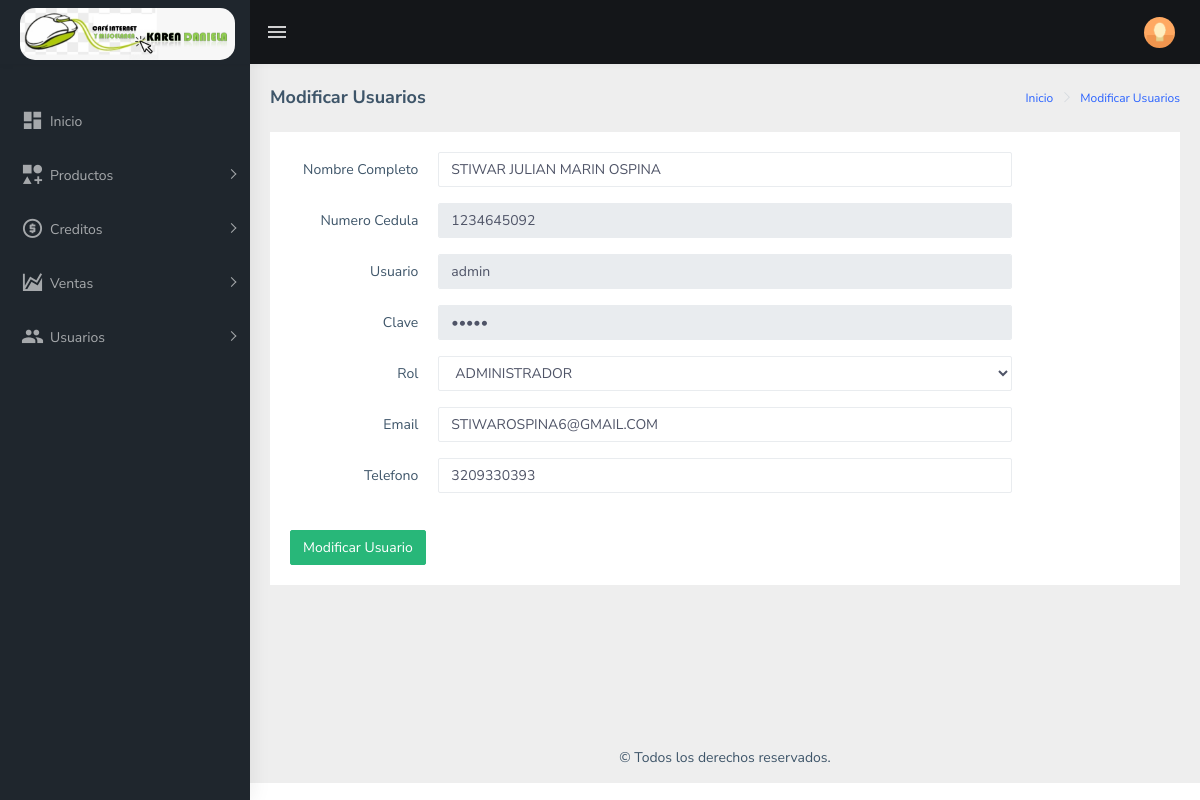
/resources/public/views/platform/modules/usuarios/modificarUsuarios.php?id=1 (signed in), run on the app's committed database.
### tables this page shows
CREATE TABLE `usuarios` (
  `idusuarios` int(11) NOT NULL,
  `nombres` varchar(45) NOT NULL,
  `cedula` varchar(13) NOT NULL,
  `usuario` varchar(45) DEFAULT NULL,
  `clave` varchar(45) DEFAULT NULL,
  `email` varchar(105) NOT NULL,
  `telefono` varchar(20) NOT NULL,
  `idrol` int(11) NOT NULL
);

CREATE TABLE `rol` (
  `idrol` int(11) NOT NULL,
  `nombre_rol` varchar(45) NOT NULL
);

### database/DataSource.php (called while the page is built, shortened)
<?php
  class DataSource{
  private $conexion;
	public function __construct(){
		try{
			$this->cadenaConexion = "mysql:host=".HOST.";dbname=".BASENAME;
      $this->conexion = new PDO($this->cadenaConexion,USERDATABASE,PASSDATABASE);
		}catch(PDOException $e){
			echo "<div class='alert alert-inv alert alert-dark alert-wth-icon alert-dismissible fade show'
                                     role='alert'>
                <span class='alert-icon-wrap'>
                    <i class='zmdi zmdi-bug'></i>
                </span> ".$e->getMessage()."
            </div>";
      }
	}
	public function ejecutarConsulta($sql,$values = array()){
    try{
		  if($sql != ""){
			$consulta = $this->conexion->prepare($sql);
      $consulta->execute($values);
			$tabla_datos = $consulta->fetchAll(PDO::FETCH_ASSOC);
			return $tabla_datos;}
            else{return 0;}
      }catch(PDOException $e){
        echo "<div class='alert alert-inv alert
                                       alert-dark alert-wth-icon
                                       alert-dismissible fade show'
                                       role='alert'>
                              <span class='alert-icon-wrap'>
                                    <i class='zmdi zmdi-bug'></i>
                              </span> ".$e->getMessage()."
                             </div>";}
  }
}
 ?>

### app/providers/pdo/usuariosDao.php (called while the page is built, shortened)
<?php
    require_once(DATABASE_PATH.'DataSource.php');
    require_once(CONTROLLERS_PATH.'usuariosController.php');
    require_once(MODEL_PATH.'usuarios.php');
    class usuariosDao{
        public static function usuariosId($idusuarios){
            $data_source = new DataSource();
            $data_table = $data_source->ejecutarConsulta("SELECT * FROM usuarios JOIN rol ON usuarios.idrol=rol.idrol WHERE idusuarios=$idusuarios");
            if(count($data_table)>0){
                $objModel = new usuarios(
                    $data_table[0]['idusuarios'],
                    $data_table[0]['nombres'],
                    $data_table[0]['cedula'],
                    $data_table[0]['usuario'],
                    $data_table[0]['clave'],
                    $data_table[0]['email'],
                    $data_table[0]['telefono'],
                    $data_table[0]['nombre_rol']
                );
                return $objModel;
            }else{
                return false;
            }
        }
        public static function rolIdUsuarios($idusuarios){
            $data_source = new DataSource();
            $data_table = $data_source->ejecutarConsulta("SELECT r.* FROM rol r JOIN usuarios u ON r.idrol=u.idrol WHERE u.idusuarios=$idusuarios");
            if(count($data_table)>0){
                $objModel = array(
                    'idrol'=>$data_table[0]['idrol'],
                    'nombre_rol'=>$data_table[0]['nombre_rol']
                );
                return $objModel;
            }else{
                return false;
            }
        }
        public static function listarRoles(){
            $data_source = new DataSource();
            $data_table = $data_source->ejecutarConsulta("SELECT * FROM rol");
            if(count($data_table)>0){
                $arrayModel = array();
                foreach($data_table as $clave => $value){
                    $objModel = array(
                        "idrol"=>$data_table[$clave]['idrol'],
                        "nombre_rol"=>$data_table[$clave]['nombre_rol']
                    );
                    array_push($arrayModel,$objModel);
                }
                return $arrayModel;
            }else{
                return false;
            }
        }
    }
?>

### app/model/usuarios.php (called while the page is built, shortened)
<?php
    class usuarios{
        private $idusuarios;
        private $nombres;
        private $cedula;
        private $usuario;
        private $clave;
        private $email;
        private $telefono;
        public function __Construct($idusuarios,$nombres,$cedula,$usuario,$clave,$email,$telefono,$idrol){
            $this->idusuarios=$idusuarios;
            $this->nombres=$nombres;
            $this->cedula=$cedula;
            $this->usuario=$usuario;
            $this->clave=$clave;
            $this->email=$email;
            $this->telefono=$telefono;
        }
        public function getId_usuarios(){return $this->idusuarios;}
        public function getNombres(){return $this->nombres;}
        public function getCedula(){return $this->cedula;}
        public function getUsuario(){return $this->usuario;}
        public function getClave(){return $this->clave;}
        public function getEmail(){return $this->email;}
        public function getTelefono(){return $this->telefono;}
    }
?>

### resources/public/views/platform/modules/usuarios/modificarUsuarios.php (the view, shortened to what this page needs)
<!DOCTYPE html>
<html dir="ltr" lang="es">
<head>
    <?php
       require_once (PLATFORM_PATH."global/inc/platform/head.php");
       require_once (CONTROLLERS_PATH."usuariosController.php");
       $objUsuarios = usuariosController::usuariosId($_GET['id']);
    ?>
</head>
<body>
    <div id="main-wrapper">
        <?php require_once(PLATFORM_PATH."global/inc/component/main_menu.php"); ?>
        <div class="page-wrapper">
            <div class="page-breadcrumb">
                <div class="row">
                    <div class="col-12 d-flex no-block align-items-center">
                        <h4 class="page-title">Modificar Usuarios</h4>
                        <div class="ml-auto text-right">
                            <nav aria-label="breadcrumb">
                                <ol class="breadcrumb">
                                    <li class="breadcrumb-item"><a href="<?= PLATFORM_SERVER.'index.php");'?>">Inicio</a></li>
                                    <li class="breadcrumb-item"><a href="#">Modificar Usuarios</a></li>
                                </ol>
                            </nav>
                        </div>
                    </div>
                </div>
            </div>
            <div class="container-fluid">
                <div class="row">
                    <div class="col-md-12">
                        <div class="card">
                            <div class="card-body">
                                <div class="row mb-3 align-items-center">
                                    <div class="col-lg-2 col-md-12 text-right">
                                        <span>Nombre Completo</span>
                                    </div>
                                    <div class="col-lg-8 col-md-12">
                                        <input type="text" id="nombres" name="nombres" class="form-control" value="<?=$objUsuarios->getNombres();?>">
                                    </div>
                                </div>
                                <div class="row mb-3 align-items-center">
                                    <div class="col-lg-2 col-md-12 text-right">
                                        <span>Numero Cedula</span>
                                    </div>
                                    <div class="col-lg-8 col-md-12">
                                        <input type="number" class="form-control" name="cedula" id="cedula" value="<?=$objUsuarios->getCedula();?>" disabled>
                                    </div>
                                </div>
                                <div class="row mb-3 align-items-center">
                                    <div class="col-lg-2 col-md-12 text-right">
                                        <span>Usuario</span>
                                    </div>
                                    <div class="col-lg-8 col-md-12">
                                        <div class="input-group">
                                            <input type="text" class="form-control" id="usuario" name="usuario" value="<?=$objUsuarios->getUsuario();?>" disabled>
                                        </div>
                                    </div>
                                </div>
                                <div class="row mb-3 align-items-center">
                                    <div class="col-lg-2 col-md-12 text-right">
                                        <span>Clave</span>
                                    </div>
                                    <div class="col-lg-8 col-md-12">
                                        <input type="password" class="form-control" id="clave" name="clave" value="<?=$objUsuarios->getClave();?>" disabled>
                                    </div>
                                </div>
                                <div class="row mb-3 align-items-center">
                                    <?= usuariosController::listarRolesUpdate($objUsuarios->getId_usuarios());?>
                                </div>
                                <div class="row mb-3 align-items-center">
                                    <div class="col-lg-2 col-md-12 text-right">
                                        <span>Email</span>
                                    </div>
                                    <div class="col-lg-8 col-md-12">
                                        <input type="email" class="form-control" id="email" name="email" value="<?=$objUsuarios->getEmail();?>">
                                    </div>
                                </div>
                                <div class="row mb-3 align-items-center">
                                    <div class="col-lg-2 col-md-12 text-right">
                                        <span>Telefono </span>
                                    </div>
                                    <div class="col-lg-8 col-md-12">
                                        <input type="number" class="form-control" id="telefono" name="telefono" value="<?=$objUsuarios->getTelefono();?>">
                                    </div>
                                </div>
                                <br/>
                                <button class="btn btn-success" type="button" id="modificarUsuarios">Modificar Usuario</button>
                            </div>
                        </div>
                    </div>
                </div>
            </div>
            <footer class="footer text-center">
                &copy; Todos los derechos reservados.
            </footer>
        </div>
    </div>
</body>
</html>

### app/controllers/usuariosController.php (shortened to what this page needs)
<?php
    require_once(MODEL_PATH.'usuarios.php');
    require_once(PDO_PATH.'usuariosDao.php');
    class usuariosController{
        public static function usuariosId($idusuarios){
            return usuariosDao::usuariosId($idusuarios);
        }
        public static function listarRolesUpdate($idUsuario){
            $rol = usuariosDao::rolIdUsuarios($idUsuario);
            $objRol = usuariosDao::listarRoles();
            if($objRol != false){
                echo "
                <div class='col-lg-2 col-md-12 text-right'>
                    <span>Rol</span>
                </div>
                <div class='col-lg-8 col-md-12'>
                    <select name='rol' id='rol' class='form-control'>";
                        echo "<option value='".$rol['idrol']."'>".$rol['nombre_rol']."</option>";
                    echo "</select>
                </div>";
            }
        }
    }
?>

### data on the page
usuarios: nombres "STIWAR JULIAN MARIN OSPINA", cedula "1234645092", usuario "admin", email "STIWAROSPINA6@GMAIL.COM", telefono "3209330393"
rol: rol "ADMINISTRADOR"
